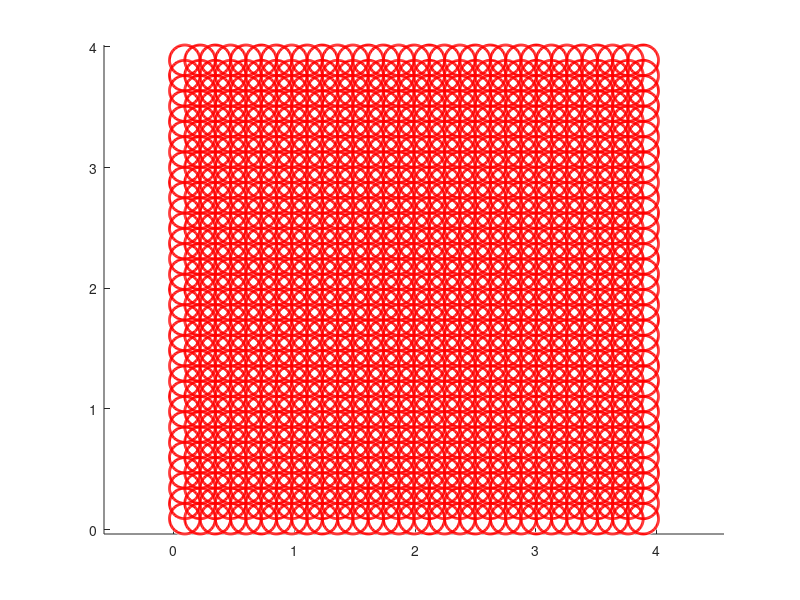
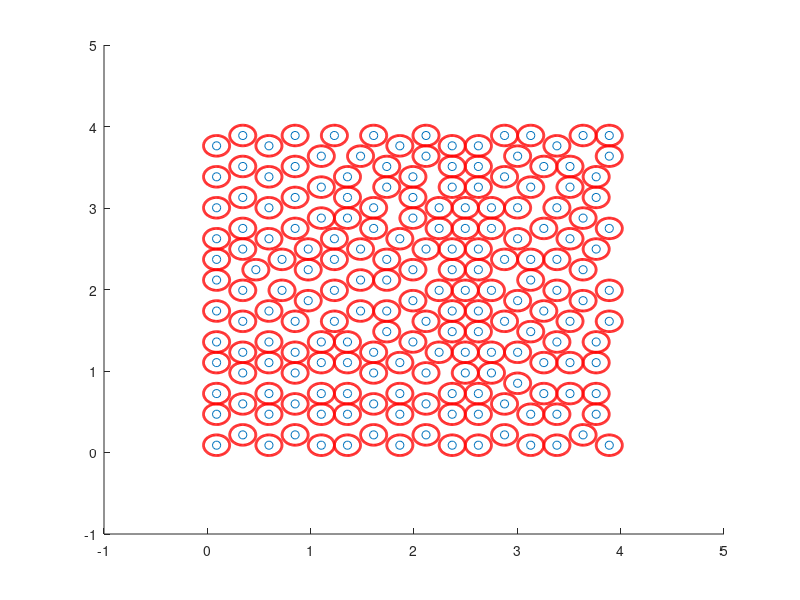
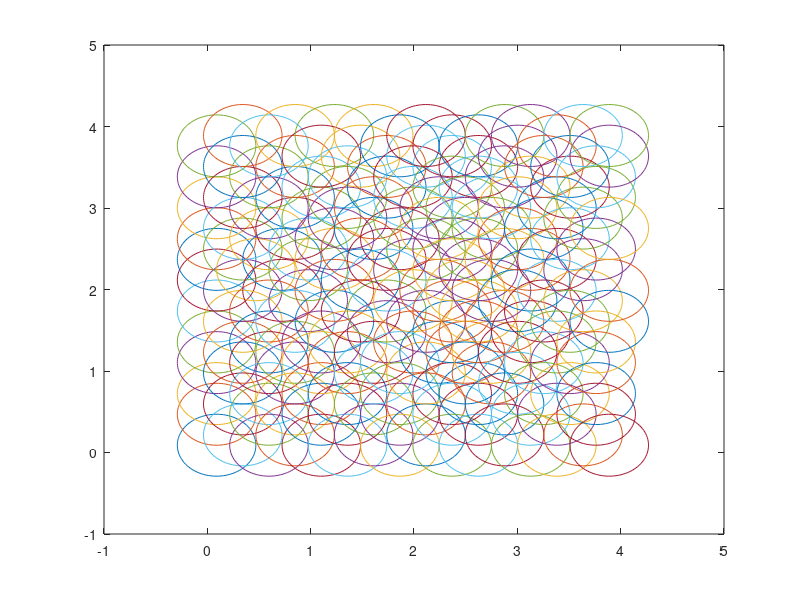

Source code (MATLAB) for these figures, in order: (Note: this script raises an error after producing the figures.)
close all;
clc;
clear all;

% l = 0.8;
epsilon = 1.0;
delta = 0.8;
lipschitz_constant = 15;
% max_diff = 15;
sensor_noise_std = 0.3;
% specified_number = 1000;
resolution = 0.1;
% zeta = (2 *  epsilon^2 * sensor_noise_std^2) / (max_diff^2 * log(2/delta));


length_e = 4; width_e = 4;
% epsilon_per = 15;
% robot speed in meters/minute
% robot_speed = 1;
% measure time in minutes
% measure_time = 10^-2;
% specified_budget = 2000;
c = 3;
r_max = (epsilon + c*sensor_noise_std)/lipschitz_constant;
% m_alpha = round( sensor_noise_std ^ 2 / ((1 - zeta) ^ -0.75 - 1));
% subplot(2, 2, 1);
% rectangle('Position',[0 0 length_e width_e]);
% hold on;

% meanfunc = [];                    % empty: don't use a mean function
% covfunc = @covSEiso;              % Squared Exponental covariance function
% likfunc = @likGauss;              % Gaussian likelihood
% hyp = struct('mean', [], 'cov', [log(l) log(1)], 'lik', log(sensor_noise_std));

spaceX_store = [];
spaceY_store = [];
t = linspace(0, 2 * pi);


% Plot disks of radii r_max
[spaceXtmp, spaceYtmp] = meshgrid(r_max/sqrt(2):r_max:length_e, r_max/sqrt(2):r_max:width_e); 
spaceY = spaceYtmp(:); spaceX = spaceXtmp(:);
viscircles([spaceX, spaceY], r_max*ones(numel(spaceX), 1));
axis equal;

% figure();
% scatter(spaceX, spaceY, 'b');

points = [spaceX spaceY]';
new = 9999;
i = 1;

% pause();

% Calculate MIS and denote centers of MIS disks by 'points'
while i < new
	index_c = [];
	for j = i + 1 : size(points, 2)
		if (points(1, i) - points(1, j))^2 + (points(2, i) - points(2, j))^2 <= 4*r_max^2
			index_c = [index_c; j];
		end
	end
	for len = size(index_c, 1) : -1 : 1
		points(: , index_c(len, 1)) = [];
	end
	new = size(points, 2);
	i = i + 1;
end


figure();
scatter(points(1, :), points(2, :)); hold on;
viscircles([points(1, :)', points(2, :)'], r_max*ones(numel(points)/2, 1));
% pause();


all_X = []; all_Y = [];
% subplot(2, 2, 2);
figure();
for i  = 1 : size(points, 2)
	% plot(points(1, i) + 2 * lambda * cos(t), points(2, i) + 2 * lambda * sin(t));
	plot(points(1, i) + 3*r_max*cos(t), points(2, i) + 3*r_max*sin(t));
	% rectangle('Position',[points(1, i)-3*r_max  points(2, i)-3*r_max 6*r_max 6*r_max]);
	% [XX, YY] = meshgrid(points(1, i) - 5.5*r_max : r_max/sqrt(2) : points(1, i) + 5.5*r_max, points(2, i) - 5.5*r_max : r_max/sqrt(2) : points(2, i) + 5.5*r_max);
	% all_X = [all_X ; XX(:)]; all_Y = [all_Y ; YY(:)];
	hold on;
end

pause();

% subplot(2, 2, 3);
% rectangle('Position',[0 0 length_e width_e]);
% hold on;
% all_X = [] ; all_Y = [];
% for i  = 1 : size(points, 2)
% %	plot(points(1, i) + 2 * lambda * cos(t), points(2, i) + 2 * lambda * sin(t));
% 	%plot(points(1, i) + 6 * lambda * cos(t), points(2, i) + 6 * lambda * sin(t));
% 	%rectangle('Position',[points(1, i)-6*lambda  points(2, i)-6*lambda 12*lambda 12*lambda]);
% 	[XX, YY] = meshgrid(points(1, i) - 5.5 * lambda : lambda/sqrt(2) : points(1, i) + 5.5 * lambda, points(2, i) - 5.5*lambda : lambda/sqrt(2) : points(2, i) + 5.5*lambda);
% 	all_X = [all_X ; XX(:)]; all_Y = [all_Y ; YY(:)];
% 	%hold on;
% end

design_matrix = [];
grnd_trth = [];


% for i = 1 : length(all_X)
% 		if 0 < all_X(i) && all_X(i) < length_e && 0 < all_Y(i) && all_Y(i) < width_e
% 			for j = 1 : m_alpha
% 				collected_sample = normrnd(actual_values([all_X(i) all_Y(i)], length_e, width_e) , sensor_noise_std);
% 				%grnd_trth = [grnd_trth; all_X(i) all_Y(i) (all_X(i)-2)^2 + (all_Y(i)-2)^2];
% 				design_matrix = [design_matrix ; all_X(i) all_Y(i) collected_sample];
% 			end

% 		end
% end

%Ensure that specified sensing locations don't go beyond total sensing locations
% if specified_number >= size(design_matrix, 1)
% 	specified_number =  size(design_matrix, 1);
% end

xx = 0:resolution:length_e;
yy = 0:resolution:width_e;

[X_pred, Y_pred] = meshgrid(xx, yy);


final_pred = [X_pred(:) Y_pred(:)];
true_value = zeros(size(X_pred,1));

for i = 1 : size(X_pred, 1)
	for j = 1 : size(X_pred, 1)
		true_value(i, j) = actual_values([X_pred(i, j) Y_pred(i, j)], length_e, width_e);  
	end
end

surf(xx, yy, true_value);
pause();

robot_speeds = [1.0];
initial_positions = round( size(design_matrix, 1) * [0.2 : 0.2 : 0.2]);
for index_position = 1 : numel(initial_positions)
	initial_position = initial_positions(1, index_position);
	design_matrix(initial_position, 1:2);
	for index_speeds = 1 : numel(robot_speeds)
		robot_speed = robot_speeds(1, index_speeds);

specified_budget = 2000;
design_matrix = [design_matrix(initial_position + 1 : end, :); design_matrix(1 : initial_position, :)];  

maximum_budget = [1 : size(design_matrix, 1)]' * measure_time + cumsum( [0; sqrt( sum (diff ([design_matrix(:, 1) design_matrix(:,2)]).^2, 2))])/ robot_speed;

if specified_budget >= maximum_budget(end, end)
	specified_budget = maximum_budget(end, end);
end
	
num_of_mispredict = [];
entropy_post = [];
number_of_sensing_spots = 1;
budget = measure_time;
frequency = 20;
while budget <= specified_budget
	budget
	 % scatter(design_matrix(number_of_sensing_spots,1),design_matrix(number_of_sensing_spots, 2));
	 % hold on;
	 % pause(0.01);
	 %   gprMdl = fitrgp(design_matrix(1 : number_of_sensing_spots, 1:2), design_matrix(1 : number_of_sensing_spots, 3), ...
		% 'KernelFunction','squaredexponential','KernelParameters', kparams0);
	if rem (number_of_sensing_spots, frequency) == 0
		[ypred, ysd] = gp(hyp, @infGaussLik, meanfunc, covfunc, likfunc, ...
	 		design_matrix(1 : number_of_sensing_spots, 1 : 2), design_matrix(1 : number_of_sensing_spots, 3), final_pred);
	
		ypred = reshape(ypred, size(X_pred));

		error_variable =  abs( 100 * (true_value - ypred)./ true_value);
		num_of_mispredict = [num_of_mispredict; size(find(error_variable > epsilon_per), 1)];
		
		% Calculate Entropy Posterior
		entropy_post = [entropy_post; sum(sum(0.5 * log(2 * pi * exp(1) * ysd)))];
	end

	% Calculate the total time spent till now
	total_measure_time = [1 : number_of_sensing_spots ]' * measure_time;
	total_travel_time = cumsum( [0 ; sqrt( sum (diff ([design_matrix(1 : number_of_sensing_spots, 1) design_matrix(1:number_of_sensing_spots ,2)]).^2, 2))])/ robot_speed;
 	budget = total_travel_time(end, end) + total_measure_time(end, end);
 	number_of_sensing_spots = number_of_sensing_spots + 1;
 	if number_of_sensing_spots > size(design_matrix, 1)
 		break;
 	end
end


% total_measure_time = [1 : number_of_sensing_spots - 1]' * measure_time;

% Total time to visit the sensing locations
% total_travel_time = cumsum( [0; sqrt( sum (diff ([design_matrix(1 : number_of_sensing_spots - 1, 1) design_matrix(1:number_of_sensing_spots - 1,2)]).^2, ...
% 	2))])/ robot_speed;

% Plot Entropy
figure;
plot(total_travel_time(frequency: frequency: end) + total_measure_time(frequency: frequency: end) , entropy_post, 'r');
xlabel('Time spent');
ylabel('Entropy of posterior distribution');

figure;
plot(total_travel_time(frequency: frequency: end) + total_measure_time(frequency: frequency: end) , 100 * num_of_mispredict / numel(X_pred), 'b');
xlabel('Time spent');
ylabel('% of points having error more than \epsilon');

% pause();
% xlabel('Time spent by robot in Minutes');
% ylabel('Percentage of points having error more than epsilon');
% title('Non - Adaptive Path Planning')
filename = ['plot_non_adaptive' '_' num2str(initial_position) '_' '_r' num2str(robot_speed) '.txt'];
fileID = fopen(filename, 'w');
% fileID = fopen('plot_non_adaptive.txt','w');
fprintf(fileID,'%d \t %d\n', [total_travel_time(frequency : frequency : end) + total_measure_time(frequency : frequency : end)  100 * num_of_mispredict/ numel(X_pred)]' );

end
end